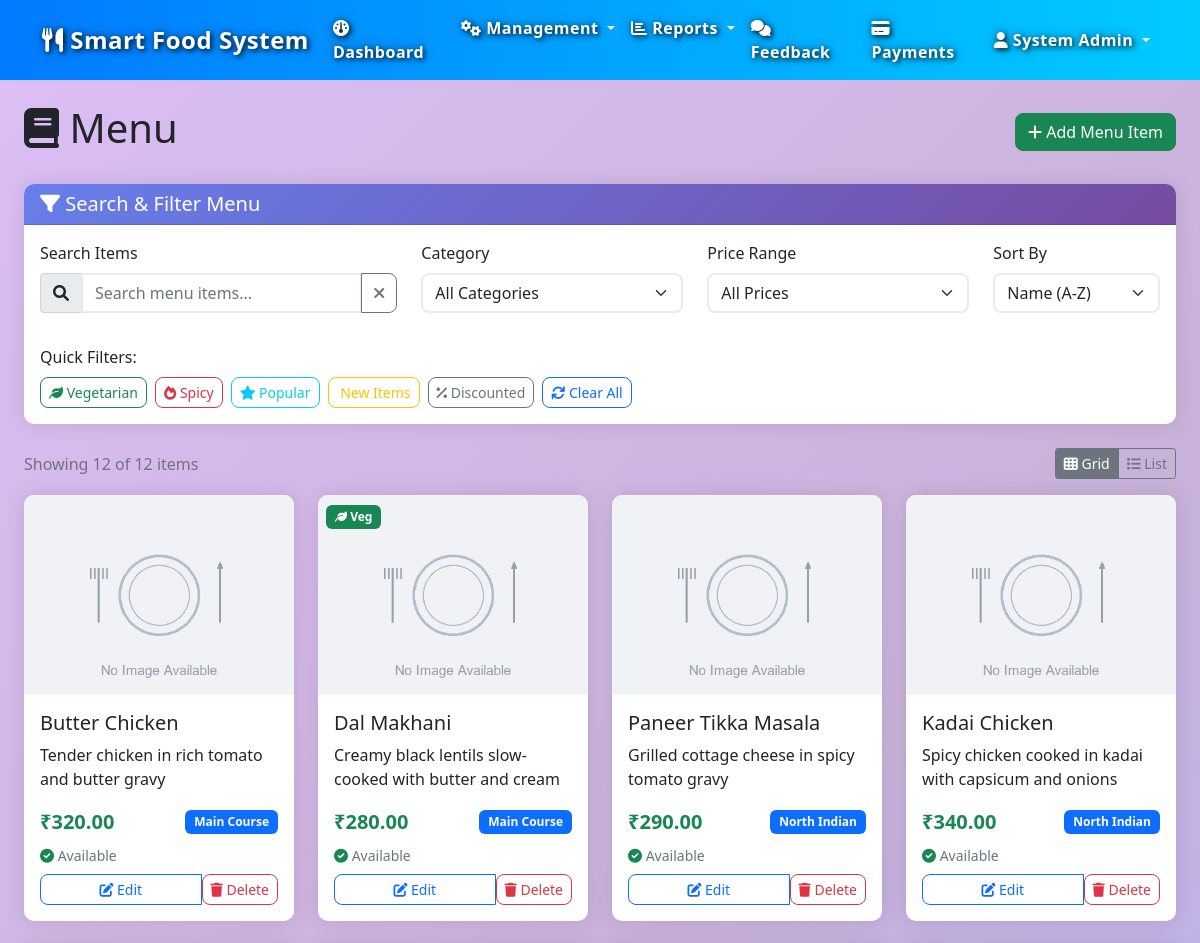
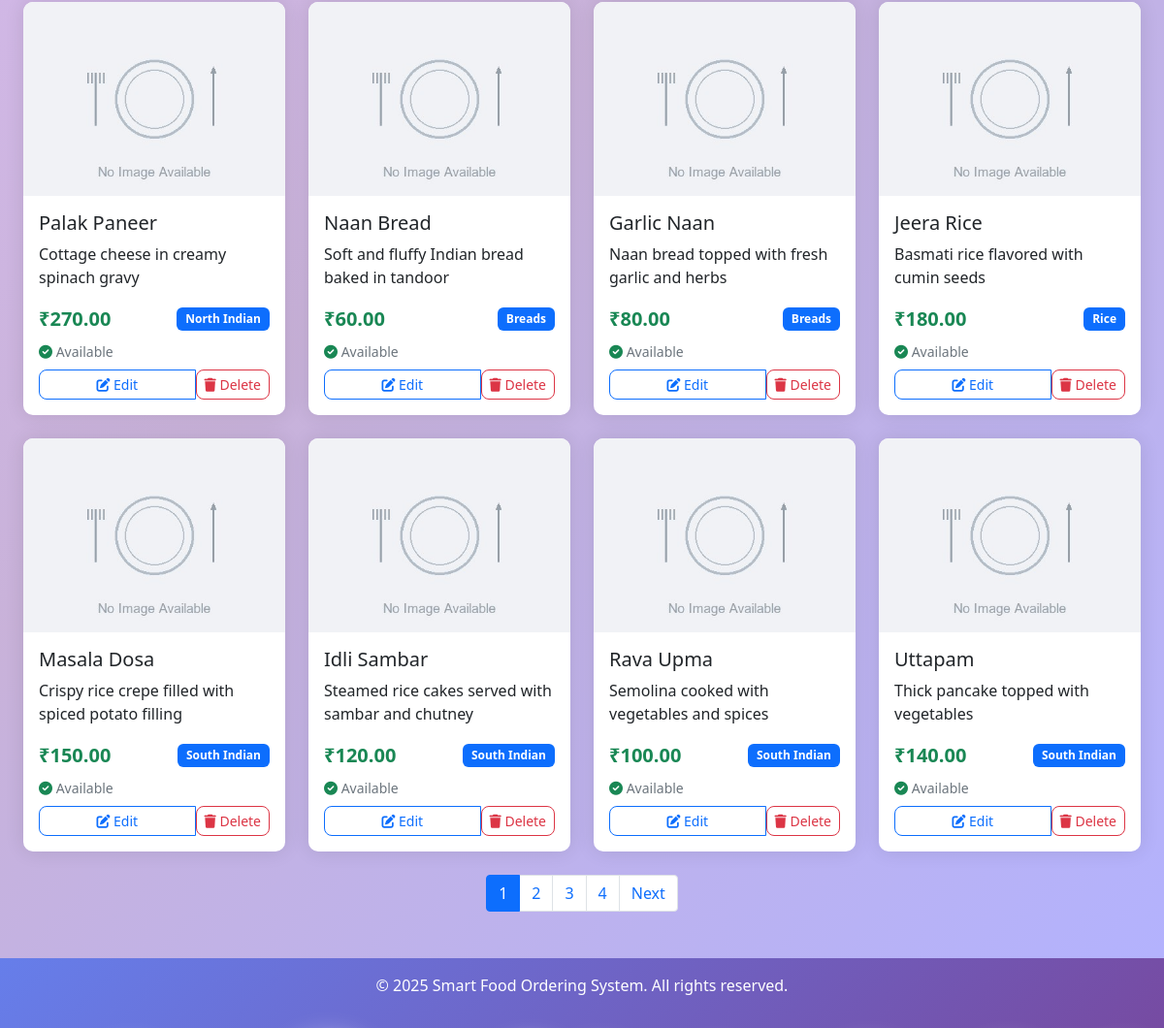
/menu/ (signed in), run on the app's committed database (2 pictures, top to bottom).
### models.py (models this page shows, shortened)
class MenuItem(db.Model):
    __tablename__ = 'menuitem'
    menu_item_id = db.Column(db.Integer, primary_key=True, autoincrement=True)
    name = db.Column(db.String(100), nullable=False)
    description = db.Column(db.Text, nullable=True)
    price = db.Column(db.Numeric(10, 2), nullable=False)
    category = db.Column(db.String(50), nullable=False)
    availability = db.Column(db.Boolean, default=True, nullable=False)
    image = db.Column(db.String(255), nullable=True)
    created_date = db.Column(db.DateTime, default=datetime.now)
    is_vegetarian = db.Column(db.Boolean, default=False, nullable=False)
    is_spicy = db.Column(db.Boolean, default=False, nullable=False)
    is_popular = db.Column(db.Boolean, default=False, nullable=False)
    is_new = db.Column(db.Boolean, default=False, nullable=False)
    discount = db.Column(db.Numeric(5, 2), default=0, nullable=False)
    order_details = db.relationship('OrderDetails', backref='menu_item', lazy=True, cascade='all, delete-orphan')
    recommendations = db.relationship('Recommendation', backref='menu_item', lazy=True, cascade='all, delete-orphan')

### routes/menu.py (the view)
@menu_bp.route('/')
@login_required
def list_menu():
    page = request.args.get('page', 1, type=int)
    category = request.args.get('category', '')
    search = request.args.get('search', '')
    query = MenuItem.query
    if category:
        query = query.filter(MenuItem.category == category)
    if search:
        query = query.filter(MenuItem.name.contains(search) |
                           MenuItem.description.contains(search))
    menu_items = query.paginate(
        page=page, per_page=12, error_out=False
    )
    categories = db.session.query(MenuItem.category).distinct().all()
    categories = [cat[0] for cat in categories]
    return render_template('menu/list.html',
                         menu_items=menu_items,
                         categories=categories,
                         current_category=category,
                         search_term=search)

### app.py (called while the page is built)
@app.after_request
def add_header(response):
    response.headers['Cache-Control'] = 'no-store, no-cache, must-revalidate, post-check=0, pre-check=0, max-age=0'
    response.headers['Pragma'] = 'no-cache'
    response.headers['Expires'] = '-1'
    return response

### routes/menu.py (called while the page is built)
def login_required(f):
    @wraps(f)
    def decorated_function(*args, **kwargs):
        if 'user_id' not in session:
            return redirect(url_for('auth.login'))
        return f(*args, **kwargs)
    return decorated_function

### templates/menu/list.html (shortened to what this page needs)
{% extends "base.html" %}
{% block content %}
<div class="container-fluid">
    <div class="row">
        <div class="col-12">
            <div class="d-flex justify-content-between align-items-center mb-4">
                <h1><i class="fas fa-book"></i> Menu</h1>
                {% if session.user_role.lower() in ['admin', 'supervisor'] %}
                <a href="{{ url_for('menu.add_menu_item') }}" class="btn btn-success">
                    <i class="fas fa-plus"></i> Add Menu Item
                </a>
                {% endif %}
            </div>
        </div>
    </div>
    <div class="card mb-4">
        <div class="card-header bg-primary text-white">
            <h5 class="mb-0"><i class="fas fa-filter"></i> Search & Filter Menu</h5>
        </div>
        <div class="card-body">
            <div class="row">
                <div class="col-lg-4 mb-3">
                    <label class="form-label">Search Items</label>
                    <div class="input-group">
                        <span class="input-group-text"><i class="fas fa-search"></i></span>
                        <input type="text" class="form-control" id="searchInput" placeholder="Search menu items..." value="{{ search_term }}">
                        <button class="btn btn-outline-secondary" type="button" onclick="clearSearch()">
                            <i class="fas fa-times"></i>
                        </button>
                    </div>
                </div>
                <div class="col-lg-3 mb-3">
                    <label class="form-label">Category</label>
                    <select class="form-select" id="categoryFilter">
                        <option value="">All Categories</option>
                    </select>
                </div>
                <div class="col-lg-3 mb-3">
                    <label class="form-label">Price Range</label>
                    <select class="form-select" id="priceFilter">
                        <option value="">All Prices</option>
                    </select>
                </div>
                <div class="col-lg-2 mb-3">
                    <label class="form-label">Sort By</label>
                    <select class="form-select" id="sortFilter">
                        <option value="name">Name (A-Z)</option>
                    </select>
                </div>
            </div>
            <div class="row mt-3">
                <div class="col-12">
                    <label class="form-label">Quick Filters:</label>
                    <div class="d-flex flex-wrap gap-2">
                        <button type="button" class="btn btn-outline-success btn-sm filter-pill" data-filter="vegetarian">
                            <i class="fas fa-leaf"></i> Vegetarian
                        </button>
                        <button type="button" class="btn btn-outline-danger btn-sm filter-pill" data-filter="spicy">
                            <i class="fas fa-fire"></i> Spicy
                        </button>
                        <button type="button" class="btn btn-outline-info btn-sm filter-pill" data-filter="popular">
                            <i class="fas fa-star"></i> Popular
                        </button>
                        <button type="button" class="btn btn-outline-warning btn-sm filter-pill" data-filter="new">
                             New Items
                        </button>
                        <button type="button" class="btn btn-outline-secondary btn-sm filter-pill" data-filter="discount">
                            <i class="fas fa-percent"></i> Discounted
                        </button>
                        <button type="button" class="btn btn-outline-primary btn-sm" onclick="clearAllFilters()">
                            <i class="fas fa-refresh"></i> Clear All
                        </button>
                    </div>
                </div>
            </div>
        </div>
    </div>
    <div class="row mb-3">
        <div class="col-12">
            <div class="d-flex justify-content-between align-items-center">
                <span id="resultsCount" class="text-muted"></span>
                <div class="btn-group btn-group-sm" role="group">
                    <button type="button" class="btn btn-outline-secondary active" id="gridView">
                        <i class="fas fa-th"></i> Grid
                    </button>
                    <button type="button" class="btn btn-outline-secondary" id="listView">
                        <i class="fas fa-list"></i> List
                    </button>
                </div>
            </div>
        </div>
    </div>
    <div class="row" id="menuContainer">
        {% for item in menu_items.items %}
        <div class="col-lg-3 col-md-4 col-sm-6 mb-4 filterable-item searchable-item"
             data-category="{{ item.category }}"
             data-price="{{ item.price }}"
             data-vegetarian="{{ 'true' if item.is_vegetarian else 'false' }}"
             data-spicy="{{ 'true' if item.is_spicy else 'false' }}"
             data-popular="{{ 'true' if item.is_popular else 'false' }}"
             data-new="{{ 'true' if item.is_new else 'false' }}"
             data-discount="{{ item.discount if item.discount else 0 }}">
            <div class="card menu-item-card h-100">
                <div class="position-relative">
                    <img src="{{ url_for('static', filename='images/menu/' + (item.image or 'default-food.jpg')) }}"
                         class="card-img-top menu-item-image" alt="{{ item.name }}"
                         onerror="this.src='{{ url_for('static', filename='images/menu/default-food.jpg') }}'">
                    <div class="position-absolute top-0 start-0 m-2">
                        {% if item.is_vegetarian %}
                        <span class="badge bg-success"><i class="fas fa-leaf"></i> Veg</span>
                        {% endif %}
                    </div>
                </div>
                <div class="card-body d-flex flex-column">
                    <h5 class="card-title">{{ item.name }}</h5>
                    <p class="card-text flex-grow-1">{{ item.description[:100] }}{% if item.description|length > 100 %}...{% endif %}</p>
                    <div class="d-flex justify-content-between align-items-center mb-2">
                        {% if item.discount > 0 %}
                        <div>
                            <span class="price text-success fw-bold">₹{{ "%.2f"|format(item.price * (1 - item.discount/100)) }}</span>
                            <small class="text-muted text-decoration-line-through">₹{{ "%.2f"|format(item.price) }}</small>
                        </div>
                        {% else %}
                        <span class="price text-success fw-bold">₹{{ "%.2f"|format(item.price) }}</span>
                        {% endif %}
                        <span class="badge bg-primary">{{ item.category }}</span>
                    </div>
                    <div class="d-flex justify-content-between align-items-center mb-2">
                        <small class="text-muted">
                            {% if item.availability %}
                            <i class="fas fa-check-circle text-success"></i> Available
                            {% else %}
                            <i class="fas fa-times-circle text-danger"></i> Not Available
                            {% endif %}
                        </small>
                    </div>
                    {% if session.user_role.lower() in ['admin', 'supervisor'] %}
                    <div class="btn-group w-100" role="group">
                        <a href="{{ url_for('menu.edit_menu_item', menu_item_id=item.menu_item_id) }}"
                           class="btn btn-outline-primary btn-sm">
                            <i class="fas fa-edit"></i> Edit
                        </a>
                        <form method="POST" action="{{ url_for('menu.delete_menu_item', menu_item_id=item.menu_item_id) }}"
                              class="d-inline" onsubmit="return confirm('Are you sure you want to delete this item?')">
                            <button type="submit" class="btn btn-outline-danger btn-sm">
                                <i class="fas fa-trash"></i> Delete
                            </button>
                        </form>
                    </div>
                    {% endif %}
                </div>
            </div>
        </div>
        {% endfor %}
    </div>
    {% if menu_items.pages > 1 %}
    <nav aria-label="Menu pagination">
        <ul class="pagination justify-content-center">
            {% for page in menu_items.iter_pages() %}
                {% if page %}
                    {% if page != menu_items.page %}
                    <li class="page-item">
                        <a class="page-link" href="{{ url_for('menu.list_menu', page=page, category=current_category, search=search_term) }}">{{ page }}</a>
                    </li>
                    {% else %}
                    <li class="page-item active">
                        <span class="page-link">{{ page }}</span>
                    </li>
                    {% endif %}
                {% endif %}
            {% endfor %}
            {% if menu_items.has_next %}
            <li class="page-item">
                <a class="page-link" href="{{ url_for('menu.list_menu', page=menu_items.next_num, category=current_category, search=search_term) }}">Next</a>
            </li>
            {% endif %}
        </ul>
    </nav>
    {% endif %}
</div>
{% endblock %}

### static/css/style.css (style rules this page uses)
body { font-family: 'Segoe UI', Tahoma, Geneva, Verdana, sans-serif; background-color: #f8f9fa; }
.card { border: none; border-radius: 10px; box-shadow: 0 0 20px rgba(0, 0, 0, 0.1); transition: transform 0.3s ease; }
.card-header { background: linear-gradient(135deg, #667eea 0%, #764ba2 100%); color: white; border-radius: 10px 10px 0 0 !important; font-weight: 600; }
.btn { border-radius: 8px; font-weight: 500; transition: all 0.3s ease; }
.form-control, .form-select { border-radius: 8px; border: 2px solid #e9ecef; transition: border-color 0.3s ease; }
.badge { font-size: 0.75rem; padding: 0.5em 0.75em; border-radius: 6px; }
.menu-item-card { transition: all 0.3s ease; height: 100%; }
.menu-item-image { height: 200px; object-fit: cover; border-radius: 10px 10px 0 0; }
.price { font-size: 1.2rem; font-weight: bold; color: #28a745; }

### templates/base.html (style rules this page uses)
body { background: linear-gradient(135deg, rgba(138, 43, 226, 0.3) 0%, rgba(75, 0, 130, 0.3) 12.5%, rgba(0, 0, 255, 0.3) 25%, rgba(0, 191, 255, 0.3) 37.5%, rgba(0, 255, 127, 0.3) 50%, rgba(64, 224, 208, 0.3) 62.5%, rgba(255, 255, 0, 0.3) 75%, rgba(255, 192, 203, 0.3) 87.5%, rgba(138, 43, 226, 0.3) 100%) !important; background-size: 400% 400% !important; animation: gradientFlow 25s ease infinite !important; min-height: 100vh !important; position: relative; overflow-x: hidden; }
.card { backdrop-filter: blur(10px); }

### templates/menu/list.html (style rules this page uses)
.menu-item-card { transition: transform 0.2s, box-shadow 0.2s; }
.menu-item-image { height: 200px; object-fit: cover; }
.price { font-size: 1.25rem; font-weight: bold; }

### data on the page
MenuItem: name "Butter Chicken", description "Tender chicken in rich tomato and butter gravy", price "320.00", category "Main Course", availability True (drawn)
MenuItem: is_vegetarian 1 (drawn), name "Dal Makhani", description "Creamy black lentils slow-cooked with butter and cream", price "280.00", category "Main Course", availability True (drawn)
MenuItem: name "Paneer Tikka Masala", description "Grilled cottage cheese in spicy tomato gravy", price "290.00", category "North Indian", availability True (drawn)
MenuItem: name "Kadai Chicken", description "Spicy chicken cooked in kadai with capsicum and onions", price "340.00", category "North Indian", availability True (drawn)
MenuItem: name "Palak Paneer", description "Cottage cheese in creamy spinach gravy", price "270.00", category "North Indian", availability True (drawn)
MenuItem: name "Naan Bread", description "Soft and fluffy Indian bread baked in tandoor", price "60.00", category "Breads", availability True (drawn)
MenuItem: name "Garlic Naan", description "Naan bread topped with fresh garlic and herbs", price "80.00", category "Breads", availability True (drawn)
MenuItem: name "Jeera Rice", description "Basmati rice flavored with cumin seeds", price "180.00", category "Rice", availability True (drawn)
MenuItem: name "Masala Dosa", description "Crispy rice crepe filled with spiced potato filling", price "150.00", category "South Indian", availability True (drawn)
MenuItem: name "Idli Sambar", description "Steamed rice cakes served with sambar and chutney", price "120.00", category "South Indian", availability True (drawn)
MenuItem: name "Rava Upma", description "Semolina cooked with vegetables and spices", price "100.00", category "South Indian", availability True (drawn)
MenuItem: name "Uttapam", description "Thick pancake topped with vegetables", price "140.00", category "South Indian", availability True (drawn)

### other printed values
{{ session.user_name }} "System Admin"
{{ page }} "1"
{{ page }} "2" "3" "4"
